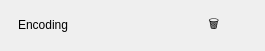
<?xml version="1.0" encoding="UTF-8"?>
<ui version="4.0">
 <class>EncodingEntry</class>
 <widget class="QWidget" name="EncodingEntry">
  <property name="geometry">
   <rect>
    <x>0</x>
    <y>0</y>
    <width>265</width>
    <height>47</height>
   </rect>
  </property>
  <property name="sizePolicy">
   <sizepolicy hsizetype="Preferred" vsizetype="Maximum">
    <horstretch>0</horstretch>
    <verstretch>0</verstretch>
   </sizepolicy>
  </property>
  <property name="windowTitle">
   <string notr="true">EncodingEntry</string>
  </property>
  <property name="autoFillBackground">
   <bool>true</bool>
  </property>
  <layout class="QHBoxLayout" name="horizontalLayout">
   <property name="leftMargin">
    <number>18</number>
   </property>
   <item>
    <widget class="QLabel" name="encoding_class_name_label">
     <property name="sizePolicy">
      <sizepolicy hsizetype="Preferred" vsizetype="Maximum">
       <horstretch>0</horstretch>
       <verstretch>0</verstretch>
      </sizepolicy>
     </property>
     <property name="text">
      <string>Encoding</string>
     </property>
    </widget>
   </item>
   <item>
    <widget class="TextIconButton" name="delete_button">
     <property name="sizePolicy">
      <sizepolicy hsizetype="Maximum" vsizetype="Fixed">
       <horstretch>0</horstretch>
       <verstretch>0</verstretch>
      </sizepolicy>
     </property>
     <property name="focusPolicy">
      <enum>Qt::NoFocus</enum>
     </property>
     <property name="text">
      <string notr="true">🗑️</string>
     </property>
     <property name="flat">
      <bool>true</bool>
     </property>
    </widget>
   </item>
  </layout>
 </widget>
 <customwidgets>
  <customwidget>
   <class>TextIconButton</class>
   <extends>QPushButton</extends>
   <header>brainframe.client.ui.resources.ui_elements.buttons.icon_button</header>
  </customwidget>
 </customwidgets>
 <resources/>
 <connections/>
</ui>
